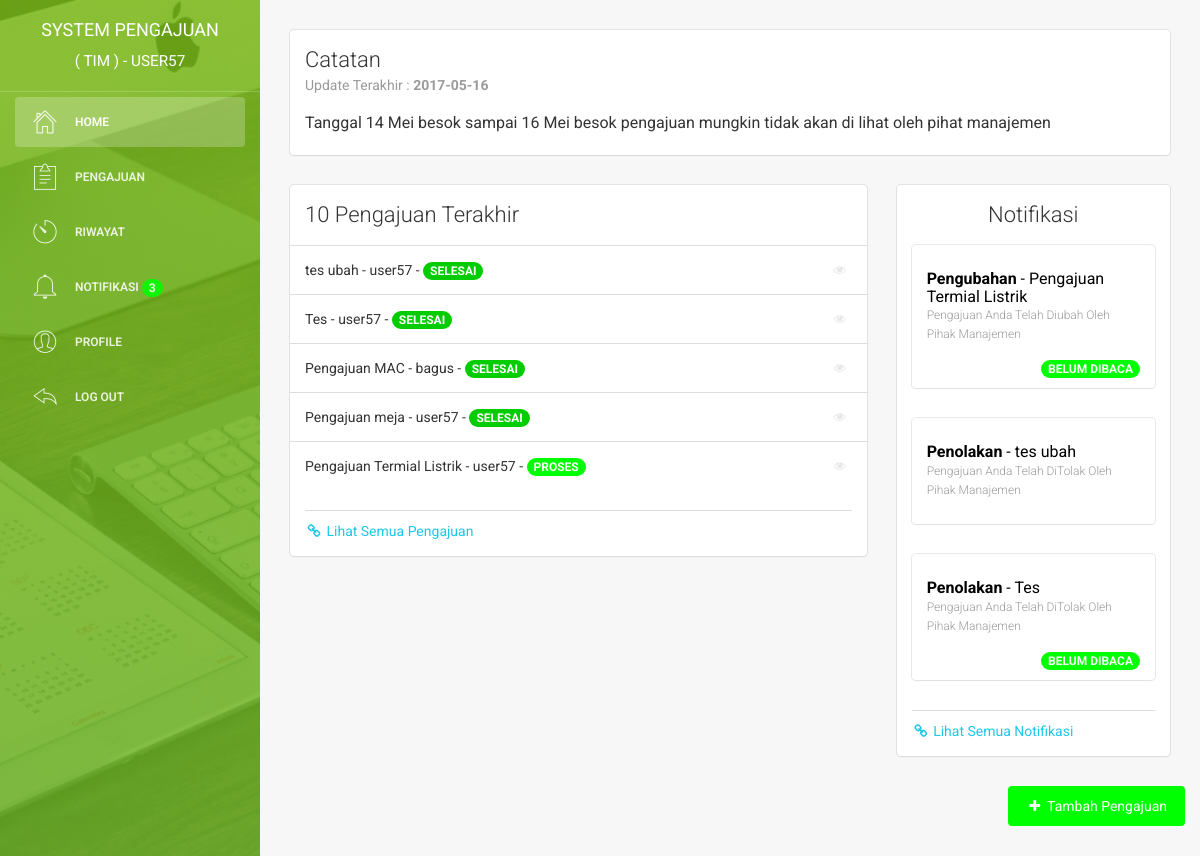
Page /index (signed in) on the committed database.
### tables this page shows
CREATE TABLE `user` (
  `id_user` int(11) NOT NULL,
  `username` varchar(225) NOT NULL,
  `email` varchar(225) NOT NULL,
  `password` varchar(225) NOT NULL,
  `nama_depan` varchar(225) NOT NULL,
  `nama_belakang` varchar(225) NOT NULL,
  `jk` enum('laki-laki','perempuan') NOT NULL,
  `no_hp` varchar(50) NOT NULL,
  `alamat` text NOT NULL,
  `role` enum('manajemen','tim') NOT NULL,
  `pembuatan_akun` date NOT NULL,
  `update_akun` date NOT NULL
);

CREATE TABLE `catatan` (
  `id_catatan` varchar(5) NOT NULL,
  `catatan` text NOT NULL,
  `update_catatan` date NOT NULL
);

CREATE TABLE `pengajuan` (
  `id_pengajuan` int(11) NOT NULL,
  `pengajuan` varchar(225) NOT NULL,
  `id_user` int(11) NOT NULL,
  `id_jenis_pengajuan` int(11) NOT NULL,
  `tanggal_pengajuan` date NOT NULL,
  `gambar` varchar(225) NOT NULL,
  `biaya` int(225) NOT NULL,
  `alasan` text NOT NULL,
  `keterangan` text NOT NULL,
  `jadwal_pelaksanaan` date NOT NULL,
  `catatan` text NOT NULL,
  `status` enum('menunggu','proses','selesai') NOT NULL,
  `update_pengajuan` date NOT NULL
);

CREATE TABLE `riwayat` (
  `id_riwayat` int(11) NOT NULL,
  `kegiatan` varchar(225) NOT NULL,
  `kegiatan2` varchar(225) NOT NULL,
  `kegiatan3` varchar(225) NOT NULL,
  `catatan` text NOT NULL,
  `jenis_riwayat` varchar(225) NOT NULL,
  `id_pengajuan` int(11) NOT NULL,
  `tanggal_kegiatan` date NOT NULL,
  `notifikasi` enum('1','0') NOT NULL
);

### index.php (the view, shortened to what this page needs)
<?php
    include 'system/koneksi.php';
?>
<!doctype html>
<html lang="en">
<head>
    <link href="assets/css/bootstrap.min.css" rel="stylesheet" />
    <link href="assets/css/animate.min.css" rel="stylesheet"/>
    <link href="assets/css/light-bootstrap-dashboard.css" rel="stylesheet"/>
    <link href="assets/css/demo.css" rel="stylesheet" />
    <link href="http://maxcdn.bootstrapcdn.com/font-awesome/4.2.0/css/font-awesome.min.css" rel="stylesheet">
    <link href="assets/css/pe-icon-7-stroke.css" rel="stylesheet" />
    <link rel="stylesheet" href="assets/dist/sweetalert.css">
</head>
<body>
    <div class="wrapper">
        <div class="sidebar" data-color="green" data-image="assets/img/sidebar.jpg">
            <div class="sidebar-wrapper">
                <div class="logo">
                    <a href="index" class="simple-text">
    <?php
    $query_login = "SELECT * FROM user WHERE email ='$_SESSION[email]'";
        $result_login = mysqli_query($con, $query_login);
        $data_login = mysqli_fetch_assoc($result_login);
        $id_login = $data_login["id_user"];
        $username_login = $data_login["username"];
    ?>
                        System Pengajuan<br><small>( TIM ) - <?php echo $username_login ?></small>
                    </a>
                </div>
                <ul class="nav">
                    <li class="active">
                        <a href="index">
                            <i class="pe pe-7s-home"></i>
                            <p>Home</p>
                        </a>
                    </li>
                    <li>
                        <a href="pengajuan">
                            <i class="pe pe-7s-note2"></i>
                            <p>Pengajuan</p>
                        </a>
                    </li>
                    <li>
                        <a href="riwayat">
                            <i class="pe pe-7s-timer"></i>
                            <p>Riwayat</p>
                        </a>
                    </li>
                    <li>
                        <a href="notifikasi">
                            <i class="pe pe-7s-bell"></i>
    <?php
        $query_notifikasi = " SELECT a.id_riwayat FROM riwayat
                AS a INNER JOIN pengajuan AS b WHERE a.id_pengajuan = b.id_pengajuan
                AND b.id_user = '$id_login' AND a.notifikasi= '1' ";
        $result_notifikasi = mysqli_query($con, $query_notifikasi);
        $banyakdata_notifikasi = $result_notifikasi->num_rows;
    ?>
                            <p>Notifikasi
    <?php
        if ($banyakdata_notifikasi > 0){
            if( $banyakdata_notifikasi <= 10 ){
                $hasil = $banyakdata_notifikasi;
                echo "<span class='new badge'>$hasil</span>";
            }else{
                $hasil = "10 +";
                echo "<span class='new badge'>$hasil</span>";
            }
        }else{
        }
    ?>
                            </p>
                        </a>
                    </li>
                    <li>
                        <a href="profil">
                            <i class="pe pe-7s-user"></i>
                            <p>Profile</p>
                        </a>
                    </li>
                    <li>
                        <a href="#" onclick = "logout()">
                            <i class="pe pe-7s-back"></i>
                            <p>Log out</p>
                        </a>
                    </li>
                </ul>
            </div>
        </div>
        <div class="main-panel">
            <div class="content">
                <div class="container-fluid">
                    <div class="row">
                        <div class="col-md-12">
                            <div class="card">
                                <div class="header">
                                        <h4 class="title">Catatan</h4>
        <?php
            $query_catatan = "SELECT * FROM catatan";
            $result_catatan = mysqli_query($con, $query_catatan);
            $data_catatan = mysqli_fetch_assoc($result_catatan);
        ?>
                                            <p class="category">Update Terakhir : <b><?php echo $data_catatan['update_catatan']?></b></p>
                                        </div>
                                        <div class="content">
                                        <p>
        <?php
        if ( $data_catatan['catatan'] == '' ){
            echo "<small style='color:#bfbfbf'>- Tidak ada catatan -</small>";
        }else{
            echo $data_catatan['catatan'];
        }
        ?>
                                        </p>
                                </div>
                            </div>
                        </div>
                    </div>
                    <div class="row">
                        <div class="col-md-8">
                            <div class="card">
                                <div class="header">
                                    <h4 class="title">
                                        10 Pengajuan Terakhir <br>
                                    </h4>
                                </div>
                                <div class="content">
                                    <div class="table-full-width">
                                        <table class="table">
                                            <tbody>
    <?php
        $query_pengajuan = "SELECT a.id_pengajuan, a.pengajuan, a.id_user,  b.username, a.status
                                FROM pengajuan AS a INNER JOIN user AS b WHERE a.id_user = b.id_user
                                ORDER BY a.id_pengajuan DESC LIMIT 10 ";
        $result_pengajuan = mysqli_query($con, $query_pengajuan);
        if($result_pengajuan->num_rows == 0){
                                            echo "<tr>
                                                <td colspan='3'>Anda tidak memiliki pengajuan</td>
                                            </tr>";
        }
        else {
            while($data_pengajuan = mysqli_fetch_assoc($result_pengajuan)){
                                            echo '<tr>
                                                <td> '.$data_pengajuan['pengajuan'].' - '.$data_pengajuan['username'].' - ';
                if( $data_pengajuan['status'] == "menunggu" ){
                                                echo '<span class="badge menunggu upper">'.$data_pengajuan['status'].'</span>';
                }else if ($data_pengajuan['status'] == "proses"){
                                                echo '<span class="badge proses upper">'.$data_pengajuan['status'].'</span>';
                }else{
                                                echo '<span class="badge selesai upper">'.$data_pengajuan['status'].'</span>';
                }
                                                echo '</td>
                                                <td class="td-actions text-right">
                                                    <a href="detail_pengajuan?id='.$data_pengajuan['id_pengajuan'].'">
                                                        <button type="button" rel="tooltip" title="Lihat Pengajuan" class="btn btn-info btn-simple btn-xs">
                                                            <i class="fa fa-eye"></i>
                                                        </button>
                                                    </a>
                                                </td>
                                            </tr>';
            }
        }
    ?>
                                            </tbody>
                                        </table>
                                    </div>
                                    <div class="footer">
                                        <hr>
                                        <div class="stats">
                                            <a href="pengajuan"><i class="fa fa-link"></i> Lihat Semua Pengajuan </a>
                                        </div>
                                    </div>
                                </div>
                            </div>
                        </div>
                        <div class="col-md-4">
                            <div class="card">
                                <div class="header">
                                    <h4 class="title" align="center">
                                    Notifikasi
                                    </h4>
                                </div>
                                <div class="content">
    <?php
        $query2 = "SELECT a.id_riwayat, a.kegiatan, a.id_pengajuan, b.pengajuan, a.jenis_riwayat, a.kegiatan3,
                a.tanggal_kegiatan, b.id_user, a.notifikasi FROM riwayat
                AS a INNER JOIN pengajuan AS b WHERE a.id_pengajuan = b.id_pengajuan
                AND b.id_user = '$id_login' ORDER BY id_riwayat DESC LIMIT 3" ;
        $result2 = mysqli_query($con, $query2);
        if($result2->num_rows == 0){
                    echo "<p>Anda tidak memiliki notifikasi !</p>";
        }
        else {
            while($data2 = mysqli_fetch_assoc($result2)){
                            echo '<a href="system/notifikasi_pengajuan?id='.$data2['id_riwayat'].'" style="color:black">
                                <div class="card">
                                    <div class="content">
                                        <input type="hidden" name="id_pengajuan" value="'.$data2['id_pengajuan'].'">
                                            <h5><b>'.$data2['jenis_riwayat'].'</b> - '.$data2['pengajuan'].'
                                            <br>
                                        <small>'.$data2['kegiatan3'].'</small></h5>';
            if ($data2['notifikasi'] == "1"){
                                    echo '<div align="right">
                                        <span class="badge upper">Belum Dibaca</span>
                                    </div>';
            }
            else{
            }
                                echo '</div>
                                </div>
                            </a>';
            }
        }
    ?>
                                    <div class="footer">
                                        <hr>
                                        <div class="stats">
                                            <a href="notifikasi"><i class="fa fa-link"></i> Lihat Semua Notifikasi </a>
                                        </div>
                                    </div>
                                </div>
                            </div>
                        </div>
                    </div>
                    <div class="row">
                        <div align="right">
                            <a href="tambah_pengajuan">
                                <button type="button" rel="tooltip" class="btn btn-primary btn-fill">
                                    <i class="fa fa-plus"></i> Tambah Pengajuan
                                </button>
                            </a>
                        </div>
                    </div>
                </div>
            </div>
        </div>
    </div>
</body>
</html>

### rows in the picture
user: username "USER57"
catatan: update_catatan "2017-05-16", catatan "Tanggal 14 Mei besok sampai 16 Mei besok pengajuan mungkin tidak akan di lihat oleh pihat manajemen"
pengajuan: pengajuan "tes ubah", id_user.username "user57", status "SELESAI"
pengajuan: pengajuan "Tes", id_user.username "user57", status "SELESAI"
pengajuan: pengajuan "Pengajuan MAC", id_user.username "bagus", status "SELESAI"
pengajuan: pengajuan "Pengajuan meja", id_user.username "user57", status "SELESAI"
pengajuan: pengajuan "Pengajuan Termial Listrik", id_user.username "user57", status "PROSES"
riwayat: jenis_riwayat "Pengubahan", id_pengajuan.pengajuan "Pengajuan Termial Listrik", kegiatan3 "Pengajuan Anda Telah Diubah Oleh Pihak Manajemen", notifikasi "BELUM DIBACA"
riwayat: jenis_riwayat "Penolakan", id_pengajuan.pengajuan "tes ubah", kegiatan3 "Pengajuan Anda Telah DiTolak Oleh Pihak Manajemen"
riwayat: jenis_riwayat "Penolakan", id_pengajuan.pengajuan "Tes", kegiatan3 "Pengajuan Anda Telah DiTolak Oleh Pihak Manajemen", notifikasi "BELUM DIBACA"

### other values in the picture
$hasil "3"
